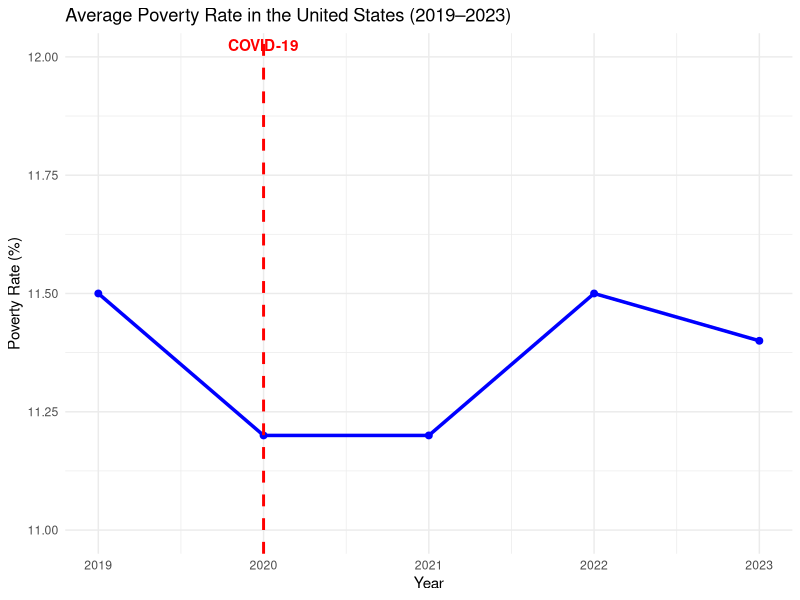

Here is the R script that generated this plot:
###Line plot for COVID-19

# Load required libraries
library(ggplot2)
library(dplyr)
library(readr)

# Read the dataset
data <- read_csv("long_new_dataset.csv")

# Filter for United States data and years 2019-2023
us_data <- data %>%
  filter(State == "United States", year %in% 2019:2023) %>%
  mutate(poverty = as.numeric(`Percent in poverty`))

# Poverty Rate Line Plot
ggplot(us_data, aes(x = year, y = poverty)) +
  geom_line(color = "blue", size = 1.2) +
  geom_point(color = "blue", size = 2) +
  geom_vline(xintercept = 2020, linetype = "dashed", color = "red", size = 1) +
  annotate("text", x = 2020, y = 12, label = "COVID-19", color = "red", vjust = -0.5, fontface = "bold") +
  labs(title = "Average Poverty Rate in the United States (2019–2023)",
       x = "Year",
       y = "Poverty Rate (%)") +
  ylim(11, 12) +
  theme_minimal()